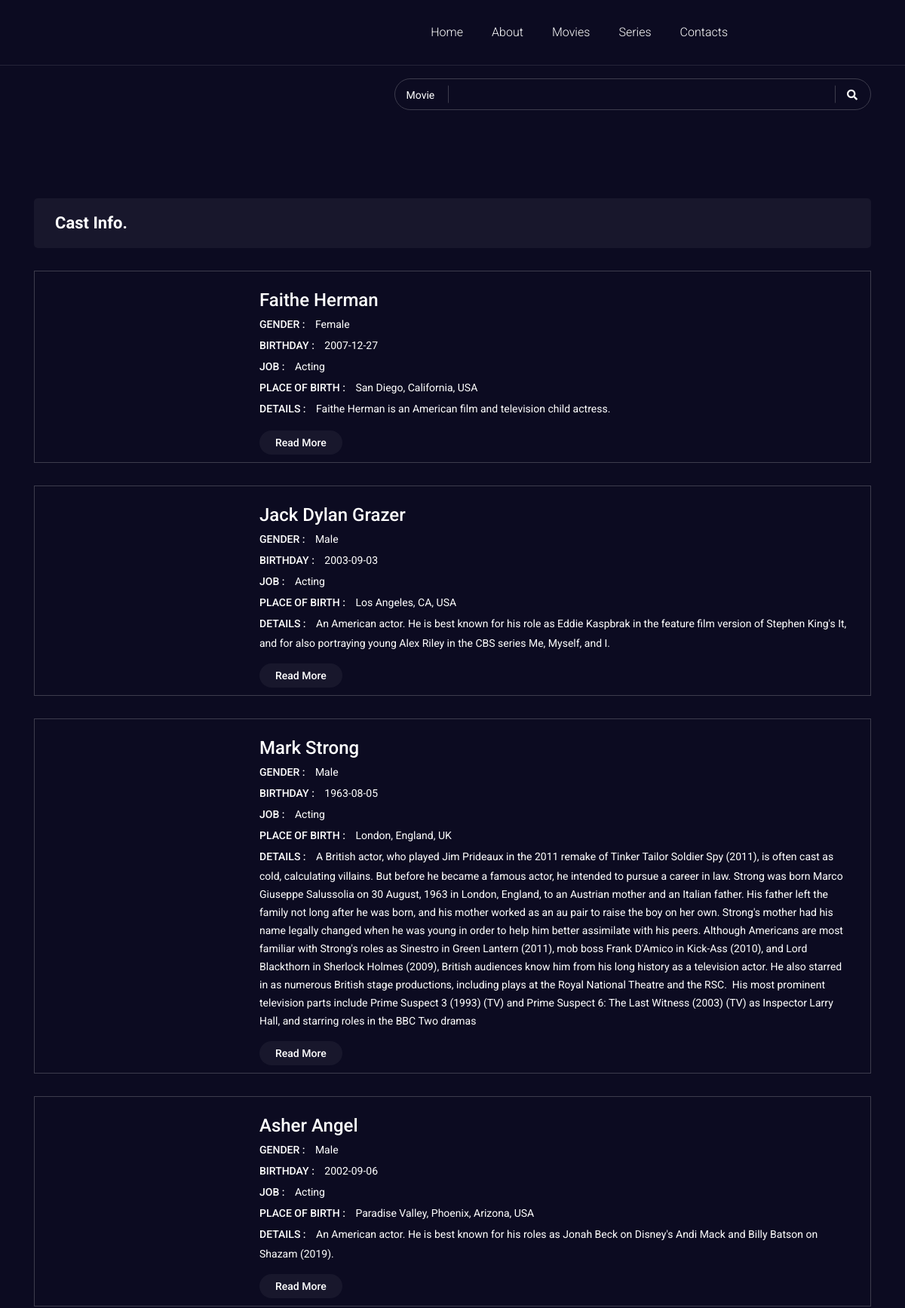
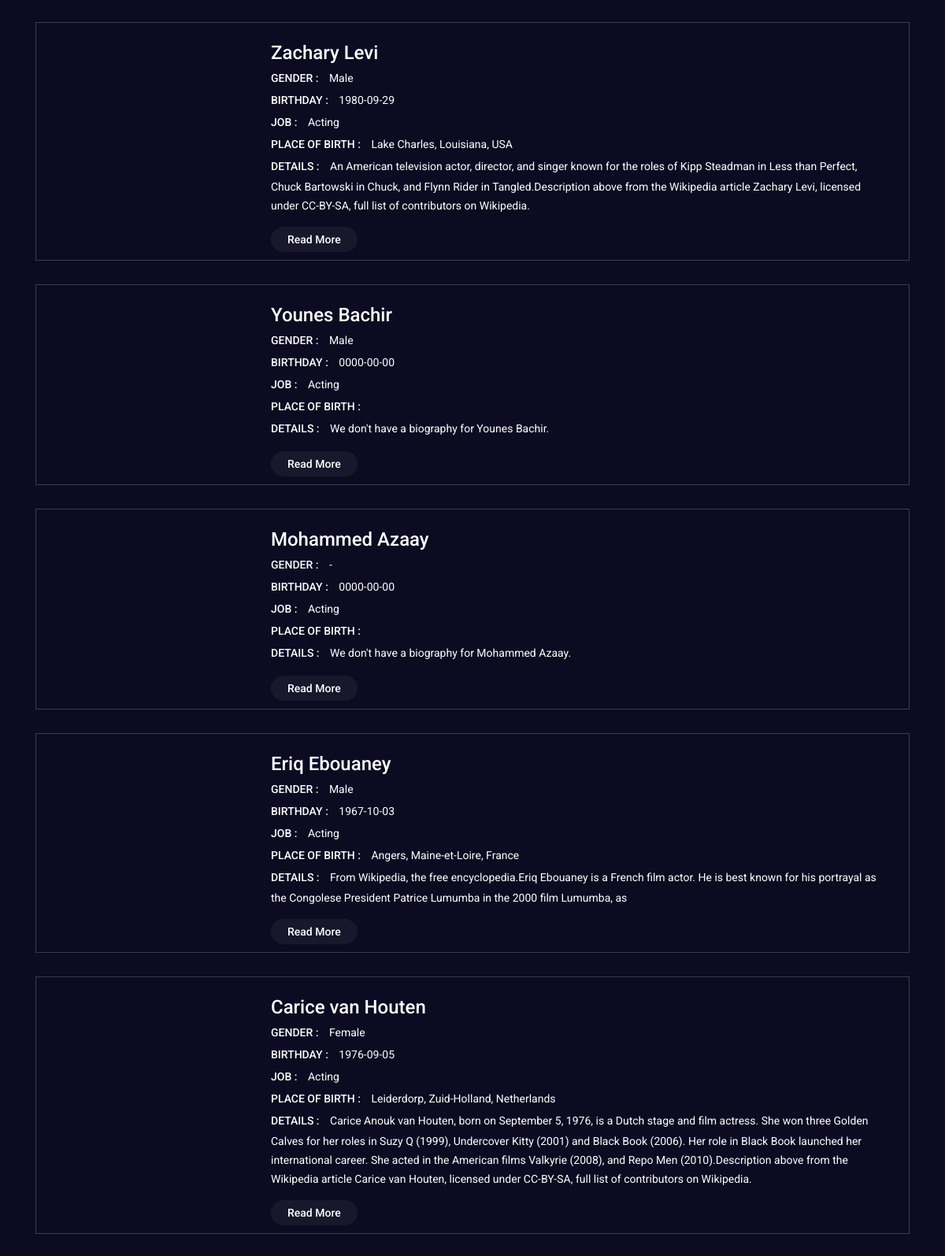
Page /about.php (upper part) on the committed database (2 pictures, top to bottom).
### tables this page shows
CREATE TABLE `cast` (
  `ID` int(11) NOT NULL,
  `name` tinytext NOT NULL,
  `date` date NOT NULL,
  `details` text NOT NULL,
  `job` text NOT NULL,
  `deathday` date NOT NULL,
  `gender` varchar(16) NOT NULL,
  `img` varchar(300) NOT NULL,
  `IMDB` varchar(300) NOT NULL,
  `place` varchar(100) NOT NULL
);

### about.php (the view, shortened to what this page needs)
<?php
    $nav = "";
    include("dashboard/config.php");
    $stmt = $connection->prepare("SELECT * FROM cast ORDER BY ID DESC");
    $stmt->execute();
    $cast = $stmt->fetchAll();
?>
<!DOCTYPE html>
<html lang="en">
<head>
    <link rel="stylesheet" href="css/bootstrap.min.css">
    <link rel="stylesheet" href="css/jquery-ui.css">
    <link rel="stylesheet" href="css/fontawesome-all.min.css">
    <link rel="stylesheet" href="css/owl.carousel.min.css">
    <link rel="stylesheet" href="css/animate.css">
    <link rel="stylesheet" href="css/plyr.css">
    <link rel="stylesheet" href="css/magnific-popup.css">
    <link rel="stylesheet" href="css/slicknav.min.css">
    <link rel="stylesheet" href="css/style.css">
    <link rel="stylesheet" href="css/responsive.css">
</head>
<body>
    <?php
        if (isset($nav))
        {
            include("nav.php");
        }
    ?>
    <?php
        if(isset($_GET['castID']) && !empty(trim($_GET['castID'])))
        {
            $castID = $_GET['castID'] ;
            $stmt = $connection->prepare("SELECT * FROM cast WHERE ID = ?");
            $stmt->execute(array($castID));
            $about_data = $stmt->fetch();
            $count = $stmt->rowCount();
            if ($count == 0 )
            {
                ?>
                    <div class="feature-movie-area">
                    <div class="container">
                        <div class="row">
                            <div class="col-12">
                                <div class="grid-menu d-flex justify-content-between">
                                    No result.
                                </div>
                            </div>
                        </div>
                    </div>
                    </div>
                <?php
            }elseif($count > 0){
                ?>
                <div class="celebrety-da details-area">
                <div class="container">
                    <div class="row">
                        <div class="col-12">
                            <div class="details">
                                <div class="details-movie">
                                    <div class="img">
                                        <img src="<?php echo  $about_data['img'];?>" alt="">
                                    </div>
                                    <div class="content">
                                        <h2 class="name"><?php echo  $about_data['name'];?></h2>
                                        <ul class="info">
                                            <li><span class="name" style="font-size: 14px;margin-right: 10px;">GENDER : </span> <?php echo $about_data['gender'] ;?></li>
                                            <li><span class="name" style="font-size: 14px;margin-right: 10px;">BIRTHDAY  : </span> <?php echo $about_data['gender'] ;?></li>
                                            <li><span class="name" style="font-size: 14px;margin-right: 10px;">JOB  : </span> <?php echo $about_data['gender'] ;?></li>
                                            <li><span class="name" style="font-size: 14px;margin-right: 10px;">PLACE OF BIRTH : </span> <?php echo $about_data['gender'] ;?></li>
                                        </ul>
                                        <a class="all" href="#">All Movie</a>
                                    </div>
                                </div>
                                <div class="details-content">
                                    <h2 class="title">Discription :</h2>
                                    <p class="text"><?php
                                                                    if (!empty(trim($about_data['details']," ")) or $about_data['details'] != ' ')
                                                                    {
                                                                        ?>
                                                                        <?php echo $about_data['details'] ;?>
                                                                        <?php
                                                                    }else{
                                                                        ?>
                                                                        We don't have a biography for <?php echo $about_data['name'];?>.
                                                                        <?php
                                                                    }
                                                                ?>
                                    </p>
                                </div>
                            </div>
                        </div>
                    </div>
                </div>
            </div>
                            <div class="movie-tab-area">
                                <div class="container">
                                    <div class="row">
                                        <div class="col-12">
                                            <div class="movie-tab">
                                                <ul class="nav nav-tabs" id="myTab" role="tablist">
                                                    <li class="nav-item">
                                                        <a class="nav-link active" id="lmovie-tab" data-toggle="tab" href="#lmovie" role="tab" aria-controls="lmovie" aria-selected="true"><?php
                                                        if ($about_data['gender'] == 'male')
                                                        {
                                                            echo "His";
                                                        }elseif ($about_data['gender'] == 'Female'){
                                                            echo "Her";
                                                        }
                                                        ?>
                                                        Movies</a>
                                                    </li>
                                                </ul>
                                                <?php
                                                    $stmt = $connection->prepare("SELECT movies.* FROM movies INNER JOIN movies_cast ON movies_cast.movie_id = movies.ID WHERE movies_cast.cast_id = ?");
                                                    $stmt->execute(array($_GET['castID']));
                                                    $rows = $stmt->fetchAll();
                                                ?>
                                                <div class="tab-content" id="myTabContent">
                                                    <div class="tab-pane show active" id="lmovie" role="tabpanel" aria-labelledby="lmovie-tab">
                                                        <div class="tab-carousel owl-carousel">
                                                            <?php
                                                                foreach($rows as $row)
                                                                {
                                                                    ?>
                                                                        <div class="single-top-movie">
                                                                    <div class="img">
                                                                        <a href="movie_details.php?movieID=<?php echo $row['ID'] ; ?>">
                                                                            <img src="<?php echo $row['img_link'] ; ?>" alt="">
                                                                        </a>
                                                                    </div>
                                                                    <span class="view-counter"><?php echo $row['votes_num'] ; ?> Votes</span>
                                                                    <a class="popup-youtube" href="<?php echo $row['trailer'] ; ?>">
                                                                        <i class="far fa-play-circle"></i>
                                                                        </a>
                                                                        <div class="content">
                                                                            <h2 class="name">
                                                                                <a href="movie_details.php?movieID=<?php echo $row['ID'] ; ?>"><?php echo $row['name'] ; ?></a>
                                                                        </h2>
                                                                        <div class="rating clearfix">
                                                                            <div class="star star-on"></div>
                                                                            <?php echo $row['rate'] ; ?>
                                                                        </div>
                                                                        <p class="date"><?php echo $row['released_date'] ; ?></p>
                                                                        <p class="duration"><?php echo $row['duration'] ; ?></p>
                                                                    </div>
                                                                </div>
                                                                    <?php
                                                                }
                                                            ?>
                                                        </div>
                                                    </div>
                                                </div>
                                            </div>
                                        </div>
                                    </div>
                                </div>
                            </div>
                <?php
        }
        }
        else{
            ?>
                <div class="feature-movie-area">
                    <div class="container">
                        <div class="row">
                            <div class="col-12">
                                <div class="grid-menu d-flex justify-content-between">
                                    <h2>Cast Info.</h2>
                                </div>
                            </div>
                        </div>
                        <div class="row">
                            <div class="col-12">
                                <div class="tab-content" id="nav-tabContent">
                                    <div class="tab-pane fade show active" id="list" role="tabpanel">
                                        <div class="list-movies">
                                            <?php
                                                foreach($cast as $data)
                                                {
                                                    ?>
                                                        <div class="single-list-movie">
                                                        <div class="img">
                                                        </div>
                                                        <div class="content">
                                                            <h2 class="name"><?php echo $data['name'];?></h2>
                                                            <ul class="info">
                                                                <li><span class="name" style="font-size: 14px;margin-right: 10px;">GENDER : </span> <?php echo ucwords($data['gender']) ;?></li>
                                                                <li><span class="name" style="font-size: 14px;margin-right: 10px;">BIRTHDAY : </span> <?php echo $data['date'] ;?></li>
                                                                <li><span class="name" style="font-size: 14px;margin-right: 10px;">JOB : </span> <?php echo $data['job'] ;?></li>
                                                                <li><span class="name" style="font-size: 14px;margin-right: 10px;">PLACE OF BIRTH : </span> <?php echo ucwords($data['place']) ;?></li>
                                                                <?php
                                                                    if (!empty(trim($data['details']," ")) or $data['details'] != ' ')
                                                                    {
                                                                        ?>
                                                                        <li><span class="name" style="font-size: 14px;margin-right: 10px;">DETAILS : </span> <?php echo $data['details'] ;?></li>
                                                                        <?php
                                                                    }else{
                                                                        ?>
                                                                        <li><span class="name" style="font-size: 14px;margin-right: 10px;">DETAILS : </span>We don't have a biography for <?php echo $data['name'];?>.</li>
                                                                        <?php
                                                                    }
                                                                ?>
                                                            </ul>
                                                            <a class="all" href="about.php?castID=<?php echo $data['ID'];?>">Read More</a>
                                                        </div>
                                                    </div>
                                                    <?php
                                                }
                                            ?>
                                        </div>
                                    </div>
                                </div>
                            </div>
                        </div>
                    </div>
                </div>
            <?php
        }
    ?>
</body>
</html>

### rows in the picture
cast: name "Faithe Herman", gender "Female", date "2007-12-27", job "Acting", place "San Diego, California, USA", details "Faithe Herman is an American film and television child actress."
cast: name "Jack Dylan Grazer", gender "Male", date "2003-09-03", job "Acting", place "Los Angeles, CA, USA", details "An American actor. He is best known for his role as Eddie Kaspbrak in the feature film version of Stephen King's It, and for also portraying young Alex Riley in the CBS series Me, Myself, and I."
cast: name "Mark Strong", gender "Male", date "1963-08-05", job "Acting", place "London, England, UK", details "A British actor, who played Jim Prideaux in the 2011 remake of Tinker Tailor Soldier Spy (2011), is often cast as cold, calculating villains. But before he became a famous actor, he intended to pursue a career in law. Strong was born Marco Giuseppe Salussolia on 30 August, 1963 in London, England, to an Austrian mother and an Italian father. His father left the family not long after he was born, and his mother worked as an au pair to raise the boy on her own. Strong's mother had his name legally changed when he was young in order to help him better assimilate with his peers. Although Americans are most familiar with Strong's roles as Sinestro in Green Lantern (2011), mob boss Frank D'Amico…"
cast: name "Asher Angel", gender "Male", date "2002-09-06", job "Acting", place "Paradise Valley, Phoenix, Arizona, USA", details "An American actor. He is best known for his roles as Jonah Beck on Disney's Andi Mack and Billy Batson on Shazam (2019)."
cast: name "Zachary Levi", gender "Male", date "1980-09-29", job "Acting", place "Lake Charles, Louisiana, USA", details "An American television actor, director, and singer known for the roles of Kipp Steadman in Less than Perfect, Chuck Bartowski in Chuck, and Flynn Rider in Tangled.Description above from the Wikipedia article Zachary Levi, licensed under CC-BY-SA, full list of contributors on Wikipedia."
cast: name "Younes Bachir", gender "Male", date "0000-00-00", job "Acting"
cast: name "Mohammed Azaay", gender "-", date "0000-00-00", job "Acting"
cast: name "Eriq Ebouaney", gender "Male", date "1967-10-03", job "Acting", place "Angers, Maine-et-Loire, France", details "From Wikipedia, the free encyclopedia.Eriq Ebouaney is a French film actor. He is best known for his portrayal as the Congolese President Patrice Lumumba in the 2000 film Lumumba, as"
cast: name "Carice van Houten", gender "Female", date "1976-09-05", job "Acting", place "Leiderdorp, Zuid-Holland, Netherlands", details "Carice Anouk van Houten, born on September 5, 1976, is a Dutch stage and film actress. She won three Golden Calves for her roles in Suzy Q (1999), Undercover Kitty (2001) and Black Book (2006). Her role in Black Book launched her international career. She acted in the American films Valkyrie (2008), and Repo Men (2010).Description above from the Wikipedia article Carice van Houten, licensed under CC-BY-SA, full list of contributors on Wikipedia."
